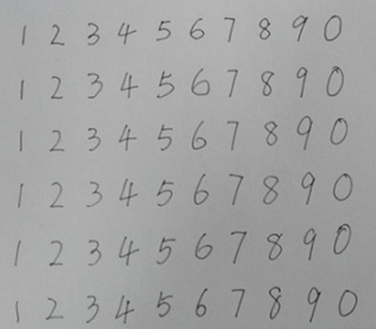
#> input picture 无标题.png, 376 x 329 px
$ python judger.py   (older library calls are emulated)
#> lines starting #> are read from the running program, lines starting #| are printed output that depends on the picture
### ImageDigit.py
import numpy as np
from PIL import Image
import matplotlib.pyplot as plt
import os  # 创建目录时用


class ImageDigit:
    def __init__(self, im):
        self.im = im

    def split(self):  # im为去除背景后的整个图像
        assert self.im.mode == '1'
        im_arr = 1 - np.array(self.im)  # 黑点1，其他0
        xmax, ymax = self.im.size
        row_arr = im_arr.sum(axis=1)  # 行有多少个黑点
        col_arr = im_arr.sum(axis=0)  # 每列有多少个黑点
        row_arr = row_arr[1:]  # 第一行去掉
        row_boundary_list = []
        for i in range(len(row_arr) - 1):  # 最后一列也去掉
            if row_arr[i] == 0 and row_arr[i + 1] != 0 or row_arr[i] != 0 and row_arr[i + 1] == 0:
                row_boundary_list.append(i + 1)

        yl = [row_boundary_list[i:i + 2] for i in range(0, len(row_boundary_list), 2)]

        column_boundary_list = []
        for i, x in enumerate(col_arr[:-1]):
            if (col_arr[i] == 0 and col_arr[i + 1] != 0) or col_arr[i] != 0 and col_arr[i + 1] == 0:
                column_boundary_list.append(i + 1)
        xl = [column_boundary_list[i:i + 2] for i in range(0, len(column_boundary_list), 2)]

        xs = [i[0] for i in xl] + [xmax]
        ys = [i[0] for i in yl] + [ymax]

        print('xs=', xs)  # 输出列边界
        print('ys=', ys)  # 输出行边界
        if not os.path.exists('./result_22/'):  # 存储分割后小图像位置
            os.makedirs('./result_22/')

        digits = []  # 分割的小图像存储位置
        for i, x in enumerate(xs):
            if i + 1 >= len(xs):
                break
            oneDigit = []
            for j, y in enumerate(ys):
                if j + 1 >= len(ys):
                    break
                box = (x, y, xs[i + 1], ys[j + 1])  # 一个字符所在图像的位置
                print(box)

                t = self.im.crop(box).copy()  # 将字符挖出来
                t_arr = 1 - np.array(t)
                print('ttt=', t_arr.sum())
                # t.show()

                if t_arr.sum() > 25:  # 大于5像素，认为是一个有效数字
                    t = self.centered(t)
                    oneDigit.append(t)
            #
            if len(oneDigit) >= 1:
                digits.append(oneDigit)
        self.digits = digits
        # 可以不输出
        for i in range(len(digits)):  # 输出分割出来的小图像
            for j in range(len(digits[i])):
                t = digits[i][j]
                t.save("./result_22/" + str((i + 1) % 10) + "_" + str(j) + ".bmp")
        return digits

    # [29 lines left out: function centered, not called in this run]

    def histShow(self):
        img = np.array(self.im.convert('L'))
        plt.figure("hist")
        arr = img.flatten()
        n, bins, patches = plt.hist(arr, bins=256, density=1, facecolor='green', alpha=0.75)
        plt.show()

    def convert_to_bw(self, threshold):
        im = self.im.convert("L")  # 转换为灰度图像
        im = im.point(lambda x: 255 if x > threshold else 0)  # 代表数字的像素值置0，黑色
        im = im.convert('1')  # 黑白二值图像
        self.im = im
        im.show()

    def to_32_32(self, path):
        digits32_32 = []
        for ii in range(len(self.digits)):
            row = self.digits[ii]
            oneDigit = []
            for jj in range(len(row)):
                im = row[jj]
                im = im.convert("L")
                w, h = im.size
                xrow = []
                ycol = []
                for i in range(w):
                    for j in range(h):
                        pixel = im.getpixel((i, j))  # 返回某一点的像素值
                        if (pixel < 1):
                            xrow.append(i)
                            ycol.append(j)
                xLength = max(xrow) - min(xrow) + 1
                yLength = max(ycol) - min(ycol) + 1  # 得到字符的长度宽度
                box = (min(xrow), min(ycol), max(xrow) + 1, max(ycol) + 1)
                t = im.crop(box).copy()  # 从当前的图像中返回一个矩形区域的拷贝。变量box是一个四元组，定义了左、上、右和下的像素坐标

                xStart = (32 - xLength) // 2
                yStart = (32 - yLength) // 2  # 居中
                bg = Image.new('L', (32, 32), 'white')
                bg.paste(t, (xStart, yStart))  # 将一张图粘贴到另一张图像上
                bg.save(path + "\\" + str((ii + 1) % 10) + "_" + str(jj) + "_32_32.bmp")
                oneDigit.append(bg)
            digits32_32.append(oneDigit)
        self.digits32_32 = digits32_32

    def featureExtract(self):
        netTrainDataInput = []  # 存储输入数据，X
        netTrainDataoutput = []  # 存储输出点的真值，Y
        for kk in range(len(self.digits32_32)):
            row = self.digits32_32[kk]
            outNode = [0.0] * 10
            outNode[(kk + 1) % 10] = 1.0  # 训练集的函数真值，每种模式对应的位置数字为1
            for kkk in range(len(row)):
                im = row[kkk]
                im = im.convert("1")
                y = np.array([0, 1])
                features = []  # 将32*32的小图像分割成256个2*2的范围，统计每个2*2的小方框中，像素值为0的个数，由此将每个字符表达为256个数字组成的向量
                for j in range(16):
                    x = np.array([0, 1])
                    for i in range(16):
                        box = (x[0], y[0], x[1] + 1, y[1] + 1)  # 开区间
                        t = im.crop(box).copy()
                        count = 0.0
                        for ii in range(2):
                            for jj in range(2):
                                pixel = t.getpixel((ii, jj))
                                if (pixel < 1):
                                    count += 1.0
                        features.append(count)
                        x = x + 2  # np.array+2整个矩阵向右平移
                    y = y + 2

                netTrainDataInput.append(features)
                netTrainDataoutput.append(outNode)
        X = np.array(netTrainDataInput)  # 建模用的
        y = np.array(netTrainDataoutput)
        return X, y

    # [18 lines left out: function featureExtract1, not called in this run]

### judger.py
import numpy as np
from PIL import Image
from ImageDigit import  ImageDigit

img=Image.open(r"无标题.png")
#> img is the input picture: PIL image 376x329 RGB; mean R, G, B 162, 162.5, 162.3
imageToDigit=ImageDigit(img)
imageToDigit.histShow()
#> in histShow, `n, bins, patches = plt.hist(arr, bins=256, density=1, facecolor='green..`: n = 256 values, max 0.0984 at index 219, min 0 at index 1, mean 0.00641; bins = 257 values from 38 to 194; patches = 256 items
#> in histShow, `plt.show()`:
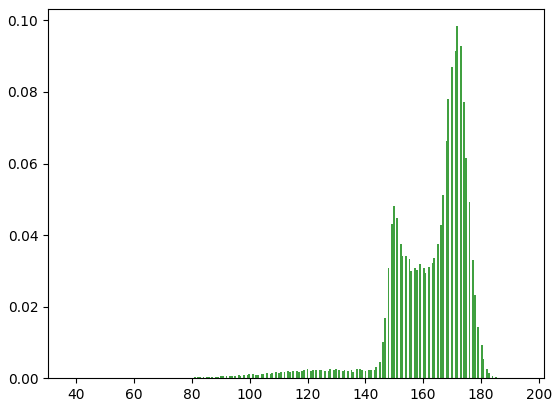
#> figure drawn by matplotlib, 1 panel; tallest bar 0.0984 high, from x = 171.5 to 172.1
thr=int(input('请输入背景阈值:'))
#> the answer given: 3
imageToDigit.convert_to_bw(thr)
#> in convert_to_bw, `im = im.point(lambda x: 255 if x > threshold else 0)`: im: PIL image 376x329 L; every value is 255
digits=imageToDigit.split()
#> in split, `im_arr = 1 - np.array(self.im)`: im_arr: shape (329, 376) int64; every value is 0
#> in split, `row_arr = im_arr.sum(axis=1)`: row_arr = 329 values from 0 to 0
#> in split, `col_arr = im_arr.sum(axis=0)`: col_arr = 376 values from 0 to 0
#> in split, `row_arr = row_arr[1:]`: row_arr = 328 values from 0 to 0
#> after the loop in split, `for i in range(len(row_arr) - 1):`: row_boundary_list = []
#> in split, `xs = [i[0] for i in xl] + [xmax]`: xs = [376]
#> in split, `ys = [i[0] for i in yl] + [ymax]`: ys = [329]
#| xs= [376]
#| ys= [329]
#> the loop in split, `for i, x in enumerate(xs):` made 1 pass
#> after the loop in split, `for i, x in enumerate(xs):`: digits = []
#> digits = []
imageToDigit.to_32_32("C:\\Users\\a\\PycharmProjects\\610\\result_22")
X,y=imageToDigit.featureExtract()
#> in featureExtract, `X = np.array(netTrainDataInput)`: X = empty array
#> X = empty array; y = empty array
print('1234',X.shape,y.shape)
#| 1234 (0,) (0,)

import numpy as np

from keras.utils import to_categorical

#y=to_categorical(y)
#print(y)

from sklearn.model_selection import train_test_split

#> (the run stopped early here; a loop or call above may not have finished)
